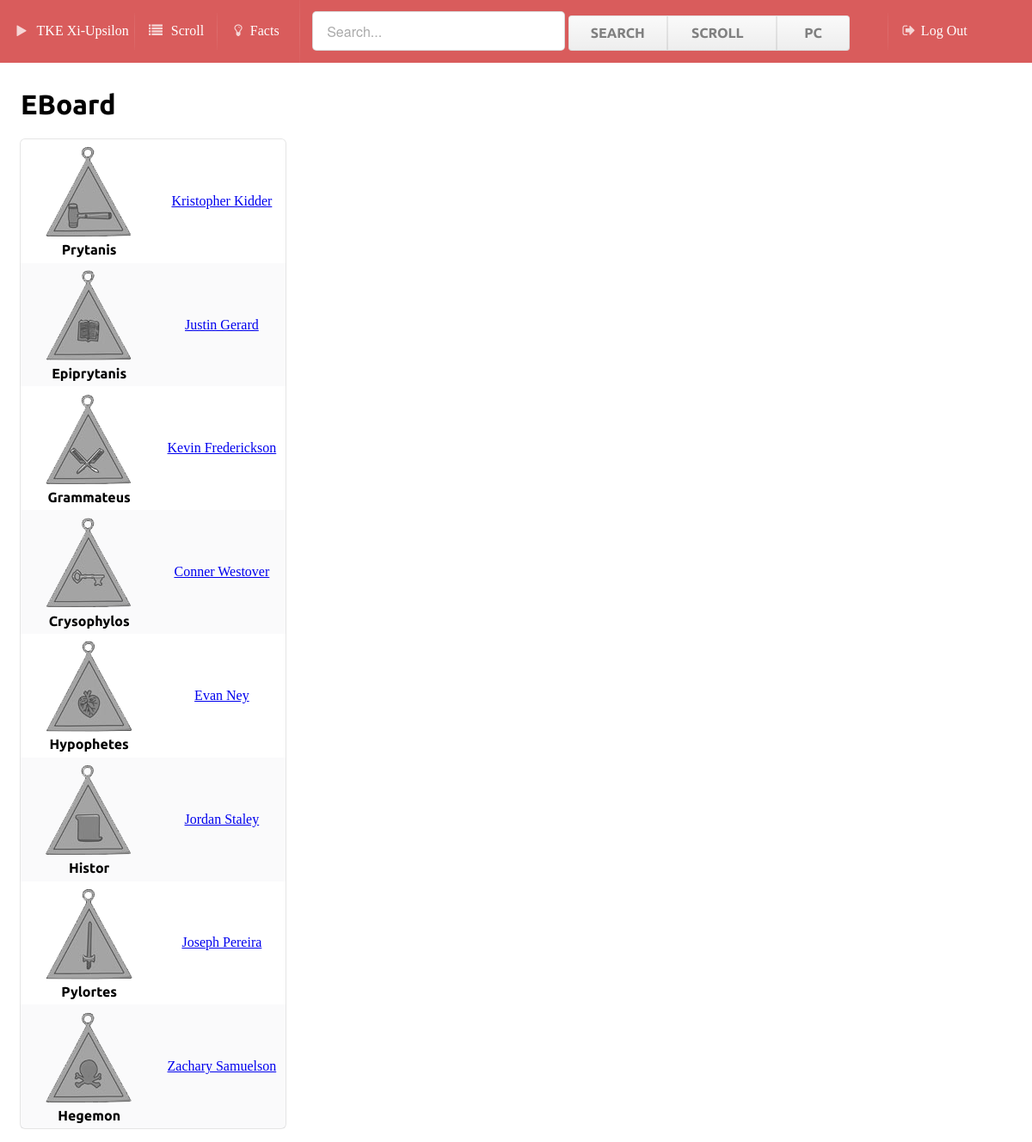
Screenshot of /eboard/ (signed in) with the database file from the repository.
### brothers/models.py (models this page shows, shortened)
class Officer(models.Model):
	title = models.CharField(max_length=20)
	jewel_image = models.CharField(max_length=20)
	current = models.ForeignKey('Brother')

class Brother(models.Model):
	scroll = models.IntegerField()
	pc = models.IntegerField()
	fname = models.CharField(max_length=50)
	lname = models.CharField(max_length=50)
	name = models.CharField(max_length=50)
	nickname = models.CharField(max_length=50)
	big = models.CharField(max_length=50)
	bigS = models.IntegerField()
	active = models.BooleanField(default=False)
	wasPry = models.BooleanField(default=False)
	wasEpi = models.BooleanField(default=False)
	wasGra = models.BooleanField(default=False)
	wasHyp = models.BooleanField(default=False)
	wasCry = models.BooleanField(default=False)
	wasHeg = models.BooleanField(default=False)
	wasHis = models.BooleanField(default=False)

### brothers/views.py (the view)
# urls.py: url(r'^eboard/$',views.eboard),
@login_required(login_url="brothers.views.login")
def eboard(request):
    return render(request, 'brothers/eboard.html',{'officers':Officer.objects.all()})

### brothers/templates/brothers/eboard.html (shortened to what this page needs)
{%extends 'layout.html'%}
{%block content%}
<h1 class="header">EBoard</h1>
<table class="ui center aligned collapsing table segment">
	<tbody>
		{%for o in officers%}
		<tr>
			<td>
				<img src="{{STATIC_URL}}images/{{o.jewel_image}}" style="margin:0 auto;" />
				<br/>
				<b>{{o.title}}</b>
			</td>
			<td>
                <p><a href="{% url 'detail' o.current.scroll%}">{{o.current.name}}</a></p>
			</td>
		</tr>
		{%endfor%}
	</tbody>
</table>
{%endblock%}

### rows the page displays
Officer: jewel_image (picture), title "Prytanis", current.name "Kristopher Kidder"
Officer: jewel_image (picture), title "Epiprytanis", current.name "Justin Gerard"
Officer: jewel_image (picture), title "Grammateus", current.name "Kevin Frederickson"
Officer: jewel_image (picture), title "Crysophylos", current.name "Conner Westover"
Officer: jewel_image (picture), title "Hypophetes", current.name "Evan Ney"
Officer: jewel_image (picture), title "Histor", current.name "Jordan Staley"
Officer: jewel_image (picture), title "Pylortes", current.name "Joseph Pereira"
Officer: jewel_image (picture), title "Hegemon", current.name "Zachary Samuelson"
